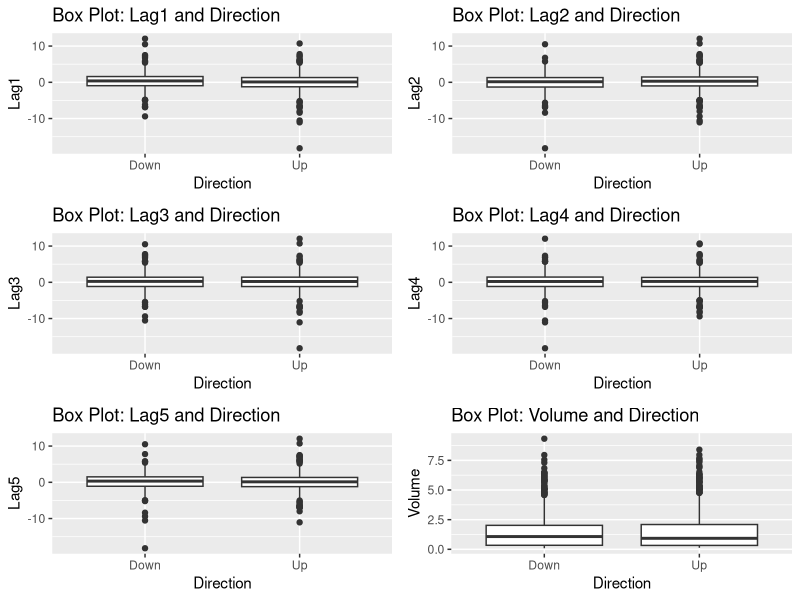
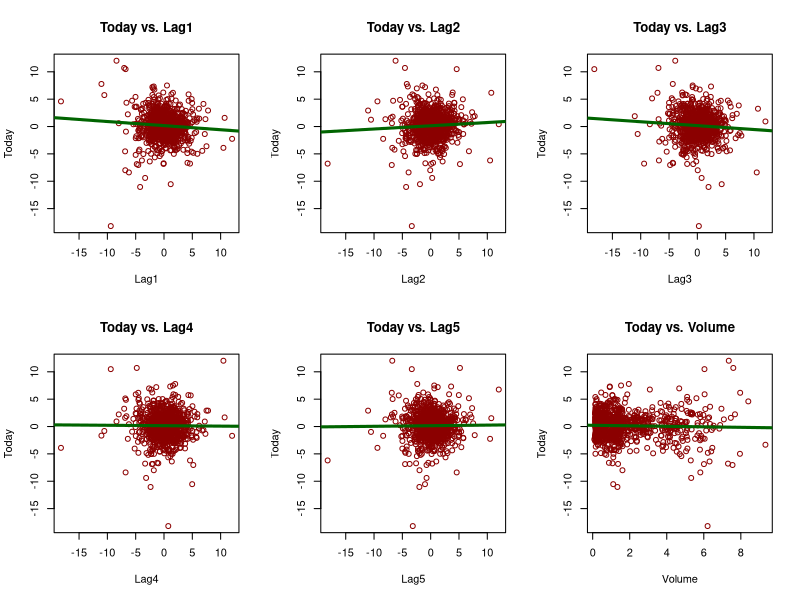
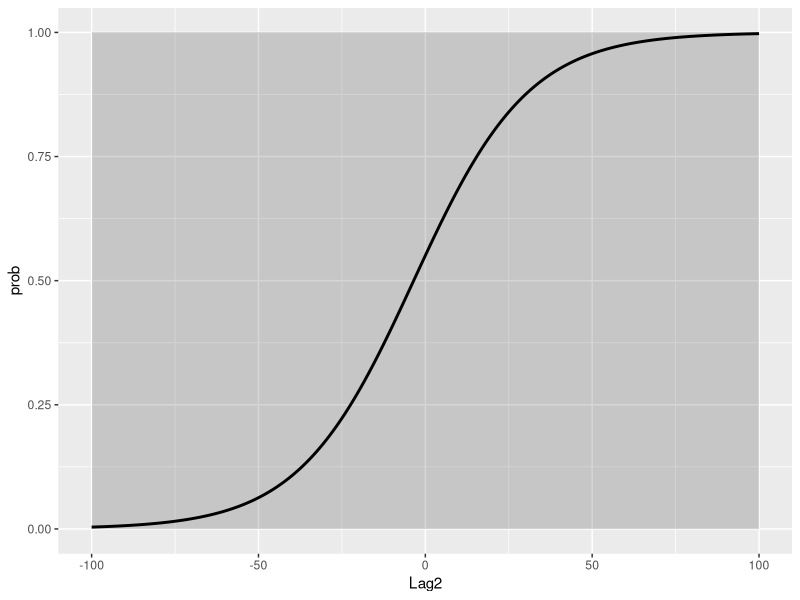
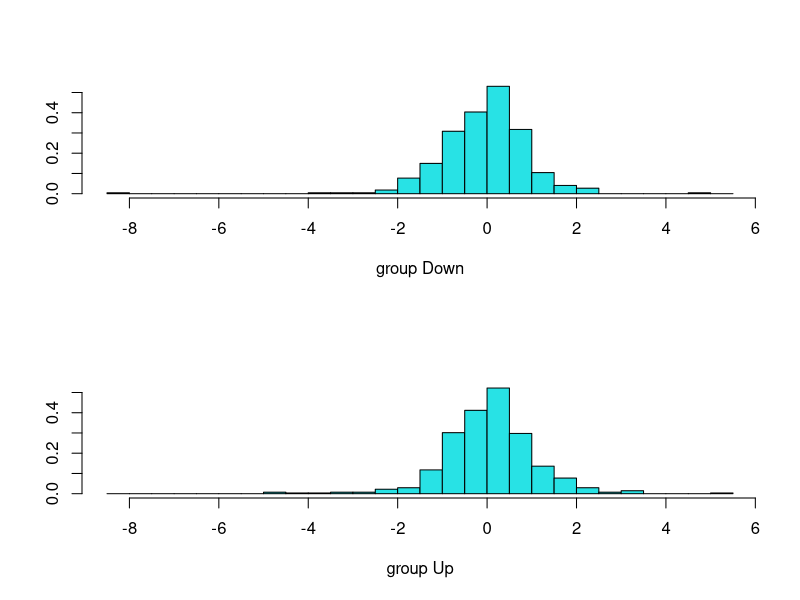
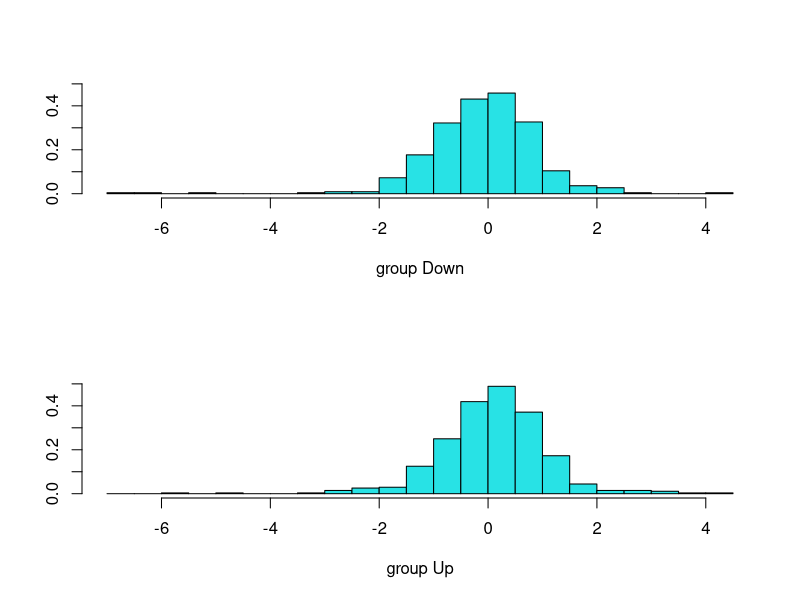
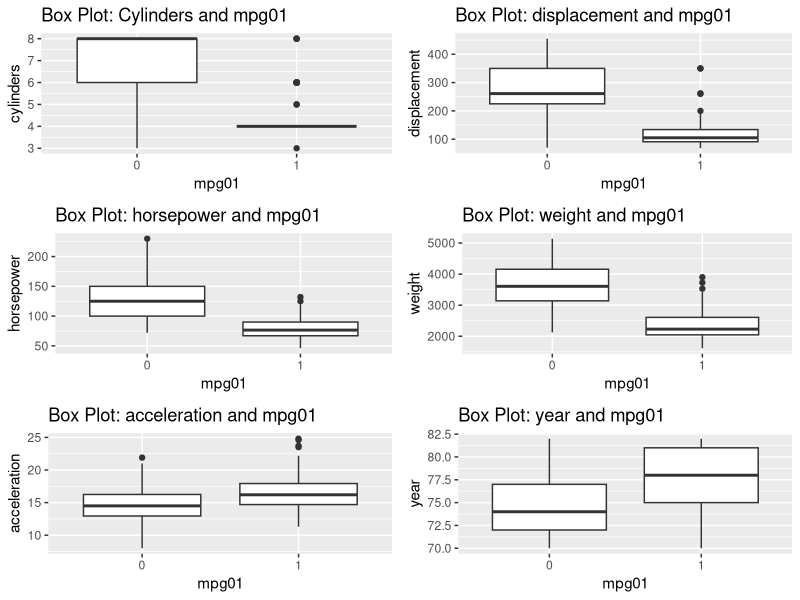
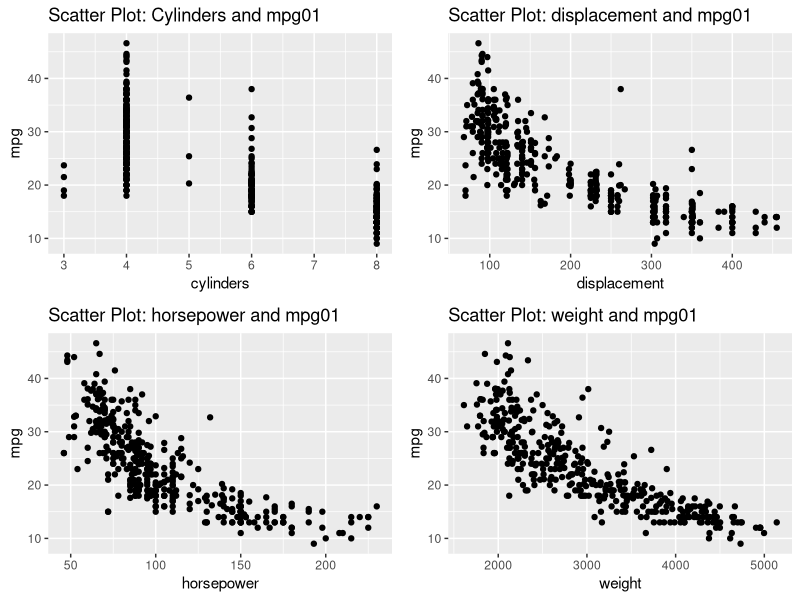
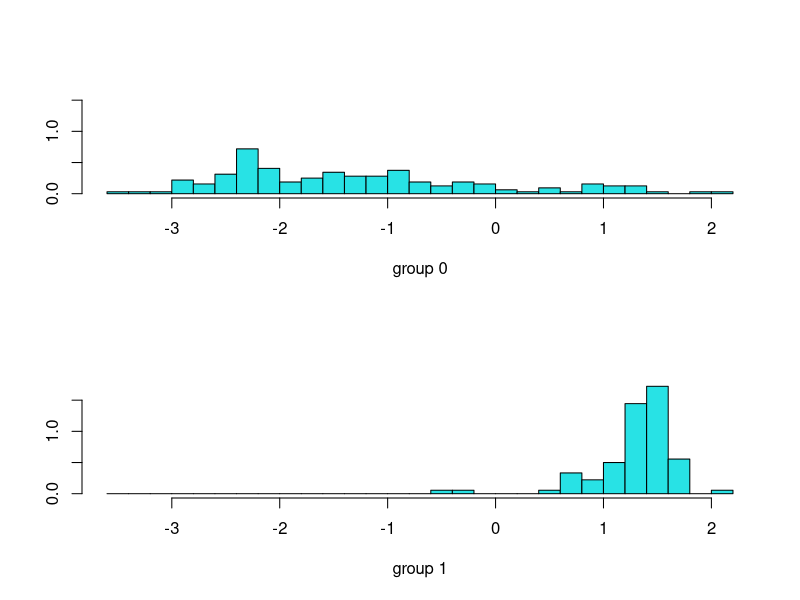

R code for these plots, in order:
## ---- chunk 1
library(knitr)
knitr::opts_chunk$set(echo = FALSE, out.width="100%",out.height="100%", warning = F)
## ---- chunk 2
#store data in a variable
setwd('C:/Users/loaus/OneDrive - stevens.edu/STEVENS/Foundations of Financial Data Science/Assignment/Assignment3/HW3_data')
weekly_dir<-read.csv('Weekly.csv')
knitr::kable(head(weekly_dir),caption = 'Dataset')

#exploratory data analysis
library(ggplot2)
library(gridExtra)
library(doBy)
weekly_dir$Direction<-as.factor(weekly_dir$Direction)
knitr::kable(summary(weekly_dir),caption = 'Summary')
contrasts(weekly_dir$Direction)

par(mfrow = c(2, 3))
plot1 <- ggplot(data = weekly_dir, aes(y = Lag1, x = Direction)) +
  geom_boxplot() +
  ggtitle("Box Plot: Lag1 and Direction")
plot2 <- ggplot(data = weekly_dir, aes(y = Lag2, x = Direction)) +
  geom_boxplot() +
  ggtitle("Box Plot: Lag2 and Direction")
plot3 <- ggplot(data = weekly_dir, aes(y = Lag3, x = Direction)) +
  geom_boxplot() +
  ggtitle("Box Plot: Lag3 and Direction")
plot4 <- ggplot(data = weekly_dir, aes(y = Lag4, x = Direction)) +
  geom_boxplot() +
  ggtitle("Box Plot: Lag4 and Direction")
plot5 <- ggplot(data = weekly_dir, aes(y = Lag5, x = Direction)) +
  geom_boxplot() +
  ggtitle("Box Plot: Lag5 and Direction")
plot6 <- ggplot(data = weekly_dir, aes(y = Volume, x = Direction)) +
  geom_boxplot() +
  ggtitle("Box Plot: Volume and Direction")

grid.arrange(plot1, plot2, plot3, plot4, plot5, plot6)


{par(mfrow = c(2, 3))
plot(Today ~ Lag1, col = "darkred", data = weekly_dir)
simplelm1 <- lm(Today ~ Lag1, data = weekly_dir)
abline(simplelm1, lwd = 3, col = "darkgreen")
title("Today vs. Lag1")
plot(Today ~ Lag2, col = "darkred", data = weekly_dir)
simplelm2 <- lm(Today ~ Lag2, data = weekly_dir)
abline(simplelm2, lwd = 3, col = "darkgreen")
title("Today vs. Lag2")
plot(Today ~ Lag3, col = "darkred", data = weekly_dir)
simplelm3 <- lm(Today ~ Lag3, data = weekly_dir)
abline(simplelm3, lwd = 3, col = "darkgreen")
title("Today vs. Lag3")
plot(Today ~ Lag4, col = "darkred", data = weekly_dir)
simplelm4 <- lm(Today ~ Lag4, data = weekly_dir)
abline(simplelm4, lwd = 3, col = "darkgreen")
title("Today vs. Lag4")
plot(Today ~ Lag5, col = "darkred", data = weekly_dir)
simplelm5 <- lm(Today ~ Lag5, data = weekly_dir)
abline(simplelm5, lwd = 3, col = "darkgreen")
title("Today vs. Lag5")
plot(Today ~ Volume, col = "darkred", data = weekly_dir)
simplelm6 <- lm(Today ~ Volume, data = weekly_dir)
abline(simplelm6, lwd = 3, col = "darkgreen")
title("Today vs. Volume")}

quant_analysis<-function(x){
  c(mean(x),length(x),min(x),max(x))
}

summary.Lag1.Dir<-summaryBy(Lag1~Direction, data=weekly_dir, FUN=quant_analysis)
colnames(summary.Lag1.Dir)<-c('Direction','Mean','Length','Min','Max')
summary.Lag2.Dir<-summaryBy(Lag2~Direction, data=weekly_dir, FUN=quant_analysis)
colnames(summary.Lag2.Dir)<-c('Direction','Mean','Length','Min','Max')
summary.Lag3.Dir<-summaryBy(Lag3~Direction, data=weekly_dir, FUN=quant_analysis)
colnames(summary.Lag3.Dir)<-c('Direction','Mean','Length','Min','Max')
summary.Lag4.Dir<-summaryBy(Lag4~Direction, data=weekly_dir, FUN=quant_analysis)
colnames(summary.Lag4.Dir)<-c('Direction','Mean','Length','Min','Max')
summary.Lag5.Dir<-summaryBy(Lag5~Direction, data=weekly_dir, FUN=quant_analysis)
colnames(summary.Lag5.Dir)<-c('Direction','Mean','Length','Min','Max')
summary.Volume.Dir<-summaryBy(Volume~Direction, data=weekly_dir, FUN=quant_analysis)
colnames(summary.Volume.Dir)<-c('Direction','Mean','Length','Min','Max')
knitr::kable(summary.Lag1.Dir,caption = 'Summary By: Lag1')
knitr::kable(summary.Lag2.Dir,caption = 'Summary By: Lag2')
knitr::kable(summary.Lag3.Dir,caption = 'Summary By: Lag3')
knitr::kable(summary.Lag4.Dir,caption = 'Summary By: Lag4')
knitr::kable(summary.Lag5.Dir,caption = 'Summary By: Lag5')
knitr::kable(summary.Volume.Dir,caption = 'Summary By: Volume')
## ---- chunk 3

##Logistic regression
glm.direction.lags=glm(Direction~Lag1+Lag2+Lag3+Lag4+Lag5+Volume,data=weekly_dir,family=binomial)
summary(glm.direction.lags)
knitr::kable(confint(glm.direction.lags), caption = 'Logistic regression: confidence interval')

#predicted values and performance check
glm.probs=predict(glm.direction.lags,newdata = weekly_dir, type="response")
glm.pred=rep("Down",dim(weekly_dir)[1])
glm.pred[glm.probs>0.5]="Up"
prediction.glm=cbind(weekly_dir,glm.pred)
colnames(prediction.glm)[10]="Direction prediction"
knitr::kable(head(prediction.glm), caption= 'Direction prediction included in original dataset')

#confusion matrix
knitr::kable(table(glm.pred,weekly_dir$Direction), caption = 'Logistic: Confusion matrix')
knitr::kable(mean(glm.pred == weekly_dir$Direction), caption = '% of predictions that are correct')

#overall error rate
knitr::kable(1-mean(glm.pred == weekly_dir$Direction), caption = 'Overall error rate: logistic')

#percentage of true down not identified
knitr::kable(430/(430+54), caption = '% of true down not identified')

#percentage of true up not correctly identified
knitr::kable(48/(48+557), caption = '% of true up not identified')
## ---- chunk 4

#splitting dataset in training and test data
training=weekly_dir[1:985,]
test=weekly_dir[986:1089,]

##Logistic regression: training data
glm.fit=glm(Direction~Lag2,data=training,family=binomial)
summary(glm.fit)
knitr::kable(confint(glm.fit), caption = 'Logistic regression (training data): confidence interval')

#prediction and performance check: test data
glm.probs=predict(glm.fit,newdata = test, type="response")
glm.pred=rep("Down",dim(test)[1])
glm.pred[glm.probs>0.5]="Up"
prediction.glm=cbind(test,glm.pred)
colnames(prediction.glm)[10]="Direction prediction"
knitr::kable(head(prediction.glm), caption= 'Direction prediction included in original test dataset')

#confusion matrix
knitr::kable(table(glm.pred,test$Direction), caption = 'Confusion matrix: test data (logistic)')
knitr::kable(mean(glm.pred == test$Direction), caption = '% of predictions that are correct')

#overall error rate
Logistic=1-mean(glm.pred == test$Direction)
knitr::kable(Logistic, caption = 'Overall error rate on test data (logistic)')

Lag2<-seq(-100,100,0.01)
prob<-exp(glm.fit$coefficients[1]+glm.fit$coefficients[2]*Lag2)/(1+exp(glm.fit$coefficients[1]+glm.fit$coefficients[2]*Lag2))
graph<-data.frame(Lag2,prob)
ggplot(graph, aes(x=Lag2,y=prob))+
  geom_ribbon(aes(ymin=0,ymax=1),alpha=0.2)+geom_line(size=1)



##LDA
library(MASS)
lda.fit=lda(Direction~Lag2,data=training)
lda.fit
plot(lda.fit)

#prediction and performance check: test data
lda.pred=predict(lda.fit,test)
lda.class=lda.pred$class
prediction.lda=cbind(test,lda.class)
colnames(prediction.lda)[10]="Direction prediction"
knitr::kable(head(prediction.lda), caption = 'LDA: Direction prediction included in original test dataset')

#confusion matrix
knitr::kable(table(lda.class ,test$Direction), caption = 'LDA: Confusion Matrix')

#overall error rate
LDA=1-mean(lda.class == test$Direction)
knitr::kable(LDA, caption = 'Overall Error rate: LDA')


#QDA
qda.fit=qda(Direction~Lag2,data=training)
qda.fit

#prediction and performance check: test data
qda.pred=predict(qda.fit,test)
qda.class=qda.pred$class
prediction.qda=cbind(test,qda.class)
colnames(prediction.qda)[10]="Direction prediction"
knitr::kable(head(prediction.qda), caption = 'QDA: Direction prediction included in original test dataset')

#confusion matrix
knitr::kable(table(qda.class ,test$Direction), caption = 'QDA: Confusion Matrix')

#overall error rate
QDA=1-mean(qda.class == test$Direction)
knitr::kable(QDA, caption = 'QDA: Overall error rate')

#KNN1
test.x=matrix(test$Lag2)
training.x=matrix(training$Lag2)
library(class)
knn.pred=knn(training.x, test.x, training$Direction, k=1)
prediction.knn=cbind(test,knn.pred)
colnames(prediction.knn)[10]="Direction prediction"
knitr::kable(head(prediction.knn), caption = 'KNN K=1: Direction prediction included in original test dataset')

#confusion matrix
knitr::kable(table(knn.pred ,test$Direction), caption = 'KNN K=1: Confusion matrix')

#overall error rate
KNN1=1-mean(knn.pred == test$Direction)
knitr::kable(KNN1, caption = 'KNN K=1: Overall error rate')

#KNN2
test.x=matrix(test$Lag2)
training.x=matrix(training$Lag2)
library(class)
knn.pred=knn(training.x, test.x, training$Direction, k=2)
prediction.knn=cbind(test,knn.pred)
colnames(prediction.knn)[10]="Direction prediction"

#confusion matrix
knitr::kable(table(knn.pred ,test$Direction), caption = 'KNN K=2: Confusion matrix')

#overall error rate
KNN2=1-mean(knn.pred == test$Direction)
knitr::kable(KNN2, caption = 'KNN K=2: Overall error rate')

#KNN3
test.x=matrix(test$Lag2)
training.x=matrix(training$Lag2)
library(class)
knn.pred=knn(training.x, test.x, training$Direction, k=3)
prediction.knn=cbind(test,knn.pred)
colnames(prediction.knn)[10]="Direction prediction"

#confusion matrix
knitr::kable(table(knn.pred ,test$Direction), caption = 'KNN K=3: Confusion matrix')

#overall error rate
KNN3=1-mean(knn.pred == test$Direction)
knitr::kable(KNN3, caption = 'KNN K=3: Overall error rate')

#KNN4
test.x=matrix(test$Lag2)
training.x=matrix(training$Lag2)
library(class)
knn.pred=knn(training.x, test.x, training$Direction, k=4)
prediction.knn=cbind(test,knn.pred)
colnames(prediction.knn)[10]="Direction prediction"

#confusion matrix
knitr::kable(table(knn.pred ,test$Direction), caption = 'KNN K=4: Confusion matrix')

#overall error rate
KNN4=1-mean(knn.pred == test$Direction)
knitr::kable(KNN4, caption = 'KNN K=4: Overall error rate')

#KNN5
test.x=matrix(test$Lag2)
training.x=matrix(training$Lag2)
library(class)
knn.pred=knn(training.x, test.x, training$Direction, k=5)
prediction.knn=cbind(test,knn.pred)
colnames(prediction.knn)[10]="Direction prediction"

#confusion matrix
knitr::kable(table(knn.pred ,test$Direction), caption = 'KNN K=5: Confusion matrix')

#overall error rate
KNN5=1-mean(knn.pred == test$Direction)
knitr::kable(KNN5, caption = 'KNN K=5: Overall error rate')

#KNN6
test.x=matrix(test$Lag2)
training.x=matrix(training$Lag2)
library(class)
knn.pred=knn(training.x, test.x, training$Direction, k=6)
prediction.knn=cbind(test,knn.pred)
colnames(prediction.knn)[10]="Direction prediction"

#confusion matrix
knitr::kable(table(knn.pred ,test$Direction), caption = 'KNN K=6: Confusion matrix')

#overall error rate
KNN6=1-mean(knn.pred == test$Direction)
knitr::kable(KNN6, caption = 'KNN K=6: Overall error rate')

#KNN10
test.x=matrix(test$Lag2)
training.x=matrix(training$Lag2)
library(class)
knn.pred=knn(training.x, test.x, training$Direction, k=10)
prediction.knn=cbind(test,knn.pred)
colnames(prediction.knn)[10]="Direction prediction"

#confusion matrix
knitr::kable(table(knn.pred ,test$Direction), caption = 'KNN K=10: Confusion matrix')

#overall error rate
KNN10=1-mean(knn.pred == test$Direction)
knitr::kable(KNN10, caption = 'KNN K=10: Overall error rate')

#KNN20
test.x=matrix(test$Lag2)
training.x=matrix(training$Lag2)
library(class)
knn.pred=knn(training.x, test.x, training$Direction, k=20)
prediction.knn=cbind(test,knn.pred)
colnames(prediction.knn)[10]="Direction prediction"

#confusion matrix
knitr::kable(table(knn.pred ,test$Direction), caption = 'KNN K=20: Confusion matrix')

#overall error rate
KNN20=1-mean(knn.pred == test$Direction)
knitr::kable(KNN20, caption = 'KNN K=20: Overall error rate')

#compare results
comparison1=data.frame(Logistic,LDA,QDA,KNN1,
                      KNN2)
comparison2=data.frame(KNN3,KNN4,KNN5,
                      KNN6,KNN10,KNN20)
rownames(comparison1)<-'Overall error rate'
rownames(comparison2)<-'Overall error rate'
knitr::kable(comparison1, caption = 'Compare Overall error rate for different predictions methods: pt.1')
knitr::kable(comparison2, caption = 'Compare Overall error rate for different predictions methods: pt.2')
## ---- chunk 5

##Logistic regression: training data
glm.fit=glm(Direction~Lag1+Lag2,data=training,family=binomial)
summary(glm.fit)
knitr::kable(confint(glm.fit), caption = 'Multiple logistic regression: confidence interval')

#prediction and performance check: test data
glm.probs=predict(glm.fit,newdata = test, type="response")
glm.pred=rep("Down",dim(test)[1])
glm.pred[glm.probs>0.5]="Up"
prediction.glm=cbind(test,glm.pred)
colnames(prediction.glm)[10]="Direction prediction"
knitr::kable(head(prediction.glm), caption = 'multiple logistic: Direction prediction included in original test dataset')

#confusion matrix
knitr::kable(table(glm.pred,test$Direction), caption = 'multiple logistic: confusion matrix')

#overall error rate
knitr::kable(1-mean(glm.pred == test$Direction), caption = 'multiple logistic: overall error rate')


##LDA
library(MASS)
lda.fit=lda(Direction~Lag1+Lag2,data=training)
lda.fit
plot(lda.fit)

#prediction and performance check: test data
lda.pred=predict(lda.fit,test)
lda.class=lda.pred$class
prediction.lda=cbind(test,lda.class)
colnames(prediction.lda)[10]="Direction prediction"
knitr::kable(head(prediction.lda), caption = 'multiple LDA: Direction prediction included in original test dataset')

#confusion matrix
knitr::kable(table(lda.class ,test$Direction), caption = 'multiple LDA: confusion matrix')

#overall error rate
LDA.overall.er=1-mean(lda.class == test$Direction)
knitr::kable(LDA.overall.er, caption = 'multiple LDA: overall error rate')
## ---- chunk 6

#PROBLEM 2
setwd('C:/Users/loaus/OneDrive - stevens.edu/STEVENS/Foundations of Financial Data Science/Assignment/Assignment3/HW3_data')
data<-read.csv('Auto.csv')
knitr::kable(head(data),caption = 'Dataset')

#create a binary variable
data$mpg01<-0
data$mpg01[data$mpg>median(data$mpg)]<-1
data$mpg01<-as.factor(data$mpg01)
knitr::kable(summary(data),caption = 'Summary')

par(mfrow = c(2, 3))
plot1 <-ggplot(data=data, aes(y=cylinders,x= mpg01))+
  geom_boxplot()+
  ggtitle("Box Plot: Cylinders and mpg01")
plot2 <- ggplot(data=data, aes(y=displacement,x= mpg01))+
  geom_boxplot() +
  ggtitle("Box Plot: displacement and mpg01")
plot3 <- ggplot(data=data, aes(y=horsepower,x= mpg01))+
  geom_boxplot() +
  ggtitle("Box Plot: horsepower and mpg01")
plot4 <- ggplot(data=data, aes(y=weight,x= mpg01))+
  geom_boxplot() +
  ggtitle("Box Plot: weight and mpg01")
plot5 <- ggplot(data=data, aes(y=acceleration,x= mpg01))+
  geom_boxplot() +
  ggtitle("Box Plot: acceleration and mpg01")
plot6 <- ggplot(data=data, aes(y=year,x= mpg01))+
  geom_boxplot() +
  ggtitle("Box Plot: year and mpg01")

grid.arrange(plot1, plot2, plot3, plot4, plot5, plot6)

par(mfrow = c(2, 2))
plot1 <-ggplot(data=data, aes(y=mpg,x= cylinders))+
  geom_point()+
  ggtitle("Scatter Plot: Cylinders and mpg01")
plot2 <-ggplot(data=data, aes(y=mpg,x= displacement))+
  geom_point() +
  ggtitle("Scatter Plot: displacement and mpg01")
plot3 <- ggplot(data=data, aes(y=mpg,x= horsepower))+
  geom_point() +
  ggtitle("Scatter Plot: horsepower and mpg01")
plot4 <- ggplot(data=data, aes(y=mpg,x= weight))+geom_point() +
  ggtitle("Scatter Plot: weight and mpg01")

grid.arrange(plot1, plot2, plot3, plot4)

#splitting dataset in training and test data
training<-data[1:250,]
test<-data[251:392,]
test$mpg01<-as.factor(test$mpg01)
training$mpg01<-as.factor(training$mpg01)

#Logistic regression: training data
glm.mpg01=glm(mpg01~cylinders+weight+horsepower+displacement,data=training,family=binomial)
summary(glm.mpg01)
knitr::kable(confint(glm.mpg01), caption = 'Logistic regression: confidence interval')

#predicted values and performance check:test data
glm.probs=predict(glm.mpg01,newdata = test, type="response")
glm.pred=rep("0",dim(test)[1])
glm.pred[glm.probs>0.5]="1"
prediction.glm=cbind(test,glm.pred)
colnames(prediction.glm)[11]="mpg01 prediction"
knitr::kable(head(prediction.glm), caption= 'mpg01 prediction included in original test dataset')

#confusion matrix
knitr::kable(table(glm.pred,test$mpg01), caption = 'Confusion matrix: test data (logistic)')

#overall error rate
knitr::kable(1-mean(glm.pred == test$mpg01), caption = 'Overall error rate on test data (logistic)')

##LDA
library(MASS)
lda.fit=lda(mpg01~cylinders+weight+horsepower+displacement,data=training)
lda.fit
plot(lda.fit)

#prediction and performance check: test data
lda.pred=predict(lda.fit,test)
lda.class=lda.pred$class
prediction.lda=cbind(test,lda.class)
colnames(prediction.lda)[11]="mpg01 prediction"
knitr::kable(head(prediction.lda), caption = 'LDA: mpg01 prediction included in original test dataset')

#confusion matrix
knitr::kable(table(lda.class ,test$mpg01), caption = 'LDA: Confusion Matrix')

#overall error rate
knitr::kable(1-mean(lda.class == test$mpg01), caption = 'Overall Error rate: LDA')

#QDA
qda.fit=qda(mpg01~cylinders+weight+horsepower+displacement,data=training)
qda.fit

#prediction and performance check: test data
qda.pred=predict(qda.fit,test)
qda.class=qda.pred$class
prediction.qda=cbind(test,qda.class)
colnames(prediction.qda)[11]="mpg01 prediction"
knitr::kable(head(prediction.qda), caption = 'QDA: mpg01 prediction included in original test dataset')

#confusion matrix
knitr::kable(table(qda.class ,test$mpg01), caption = 'QDA: Confusion Matrix')

#overall error rate
knitr::kable(1-mean(qda.class == test$mpg01), caption = 'Overall Error rate: QDA')

#KNN K=1
test.x=cbind(test$cylinders,test$weight,test$horsepower,test$displacement)
training.x=cbind(training$cylinders,training$weight,training$horsepower,training$displacement)
library(class)
knn.pred=knn(training.x, test.x, training$mpg01, k=1)
prediction.knn=cbind(test,knn.pred)
colnames(prediction.knn)[11]="mpg01 prediction"
knitr::kable(head(prediction.knn), caption = 'KNN K=1: mpg01 prediction included in original test dataset')

#confusion matrix
knitr::kable(table(knn.pred ,test$mpg01), caption = 'KNN K=1: Confusion matrix')

#overall error rate
KNN1=1-mean(knn.pred == test$mpg01)


#KNN K=2
test.x=cbind(test$cylinders,test$weight,test$horsepower,test$displacement)
training.x=cbind(training$cylinders,training$weight,training$horsepower,training$displacement)
library(class)
knn.pred=knn(training.x, test.x, training$mpg01, k=2)
prediction.knn=cbind(test,knn.pred)
colnames(prediction.knn)[11]="mpg01 prediction"

#confusion matrix
knitr::kable(table(knn.pred ,test$mpg01), caption = 'KNN K=2: Confusion matrix')

#overall error rate
KNN2=1-mean(knn.pred == test$mpg01)

#KNN K=3
test.x=cbind(test$cylinders,test$weight,test$horsepower,test$displacement)
training.x=cbind(training$cylinders,training$weight,training$horsepower,training$displacement)
library(class)
knn.pred=knn(training.x, test.x, training$mpg01, k=3)
prediction.knn=cbind(test,knn.pred)
colnames(prediction.knn)[11]="mpg01 prediction"

#confusion matrix
knitr::kable(table(knn.pred ,test$mpg01), caption = 'KNN K=3: Confusion matrix')

#overall error rate
KNN3=1-mean(knn.pred == test$mpg01)

#KNN K=4
test.x=cbind(test$cylinders,test$weight,test$horsepower,test$displacement)
training.x=cbind(training$cylinders,training$weight,training$horsepower,training$displacement)
library(class)
knn.pred=knn(training.x, test.x, training$mpg01, k=4)
prediction.knn=cbind(test,knn.pred)
colnames(prediction.knn)[11]="mpg01 prediction"

#confusion matrix
knitr::kable(table(knn.pred ,test$mpg01), caption = 'KNN K=4: Confusion matrix')

#overall error rate
KNN4=1-mean(knn.pred == test$mpg01)

#KNN K=5
test.x=cbind(test$cylinders,test$weight,test$horsepower,test$displacement)
training.x=cbind(training$cylinders,training$weight,training$horsepower,training$displacement)
library(class)
knn.pred=knn(training.x, test.x, training$mpg01, k=5)
prediction.knn=cbind(test,knn.pred)
colnames(prediction.knn)[11]="mpg01 prediction"

#confusion matrix
knitr::kable(table(knn.pred ,test$mpg01), caption = 'KNN K=5: Confusion matrix')

#overall error rate
KNN5=1-mean(knn.pred == test$mpg01)

#KNN K=6
test.x=cbind(test$cylinders,test$weight,test$horsepower,test$displacement)
training.x=cbind(training$cylinders,training$weight,training$horsepower,training$displacement)
library(class)
knn.pred=knn(training.x, test.x, training$mpg01, k=6)
prediction.knn=cbind(test,knn.pred)
colnames(prediction.knn)[11]="mpg01 prediction"

#confusion matrix
knitr::kable(table(knn.pred ,test$mpg01), caption = 'KNN K=6: Confusion matrix')

#overall error rate
KNN6=1-mean(knn.pred == test$mpg01)

#KNN K=10
test.x=cbind(test$cylinders,test$weight,test$horsepower,test$displacement)
training.x=cbind(training$cylinders,training$weight,training$horsepower,training$displacement)
library(class)
knn.pred=knn(training.x, test.x, training$mpg01, k=10)
prediction.knn=cbind(test,knn.pred)
colnames(prediction.knn)[11]="mpg01 prediction"

#confusion matrix
knitr::kable(table(knn.pred ,test$mpg01), caption = 'KNN K=10: Confusion matrix')

#overall error rate
KNN10=1-mean(knn.pred == test$mpg01)

#KNN K=20
test.x=cbind(test$cylinders,test$weight,test$horsepower,test$displacement)
training.x=cbind(training$cylinders,training$weight,training$horsepower,training$displacement)
library(class)
knn.pred=knn(training.x, test.x, training$mpg01, k=20)
prediction.knn=cbind(test,knn.pred)
colnames(prediction.knn)[11]="mpg01 prediction"

#confusion matrix
knitr::kable(table(knn.pred ,test$mpg01), caption = 'KNN K=20: Confusion matrix')

#overall error rate
KNN20=1-mean(knn.pred == test$mpg01)

#compare results
knitr::kable(data.frame(KNN1, KNN2, KNN3, KNN4, KNN5, KNN6,KNN10,KNN20,row.names='Overall error rate'), caption = 'KNN: Compare Overall error rate for different value of K')
